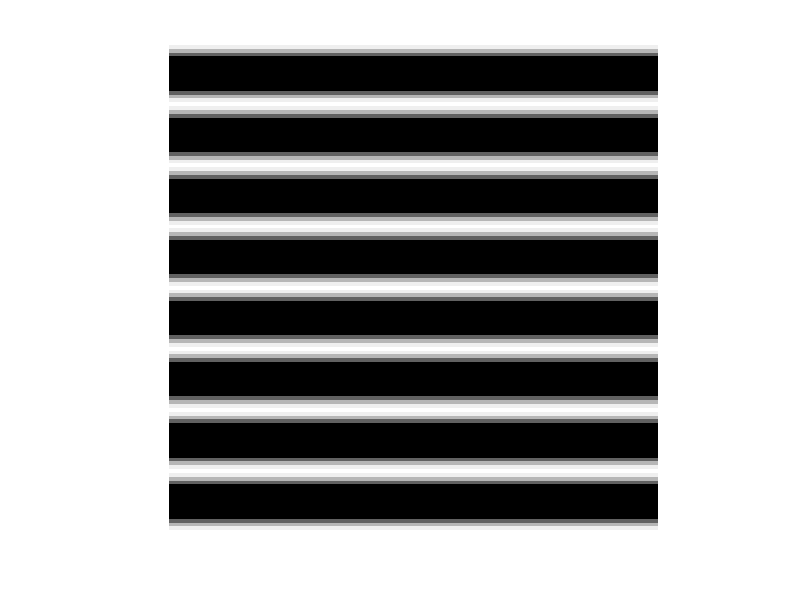

Write MATLAB code to recreate this figure.
%% Midterm Assignment

% Make gradient 
freq = 8;
angle = 90; 
Period= 128;
xx = freq * cosd(angle);
yy = freq * sind(angle);
[X Y] = meshgrid(1:Period);
grating = cos(2*pi*((xx*X/Period) +(yy*Y/Period)));
imshow(grating); 

C = 50; % contrast 
0.5* C*X
